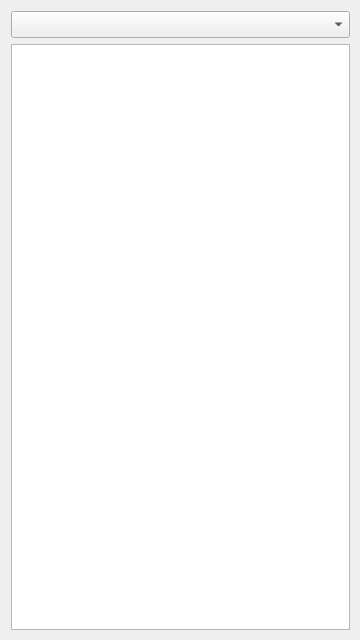
<?xml version="1.0" encoding="UTF-8"?>
<ui version="4.0">
 <class>MainWindow</class>
 <widget class="QMainWindow" name="MainWindow">
  <property name="geometry">
   <rect>
    <x>0</x>
    <y>0</y>
    <width>360</width>
    <height>640</height>
   </rect>
  </property>
  <property name="windowTitle">
   <string>MainWindow</string>
  </property>
  <widget class="QWidget" name="centralWidget">
   <widget class="QWidget" name="">
    <property name="geometry">
     <rect>
      <x>0</x>
      <y>0</y>
      <width>361</width>
      <height>641</height>
     </rect>
    </property>
    <layout class="QVBoxLayout" name="verticalLayout">
     <item>
      <widget class="QComboBox" name="comboBox">
       <property name="font">
        <font>
         <pointsize>12</pointsize>
        </font>
       </property>
      </widget>
     </item>
     <item>
      <widget class="QListView" name="listView"/>
     </item>
    </layout>
   </widget>
  </widget>
 </widget>
 <layoutdefault spacing="6" margin="11"/>
 <resources/>
 <connections/>
</ui>
